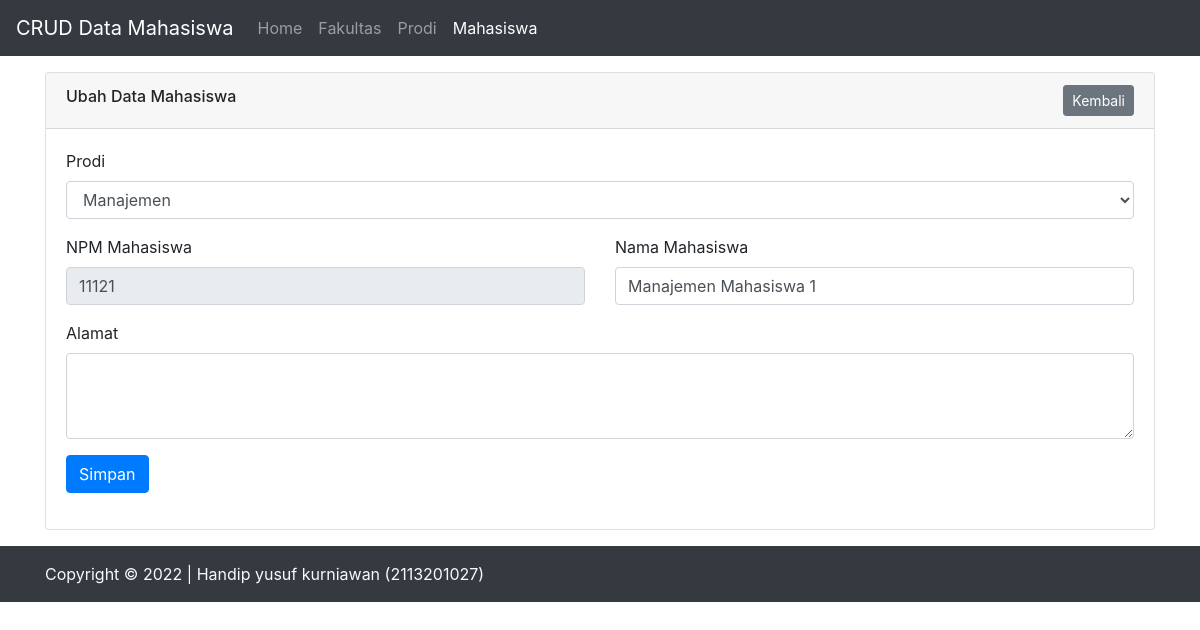
/mahasiswa-form.php?edit=11121 (signed in), run on an earlier commit of the app's database.
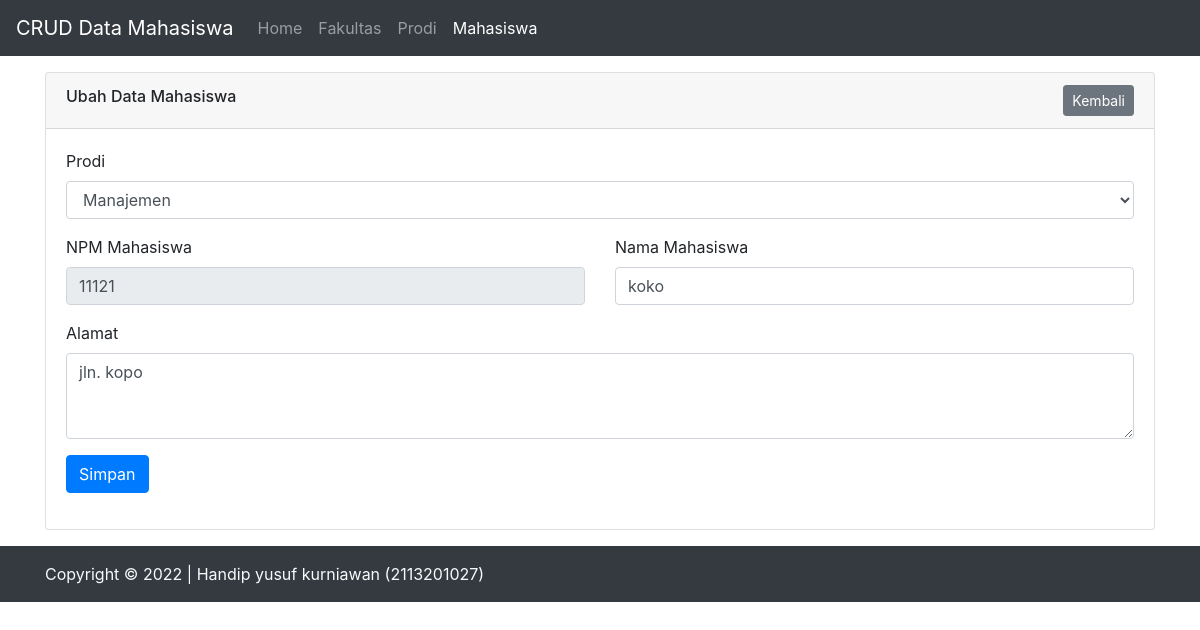
And on a later commit of the database.
### tables this page shows
CREATE TABLE `mahasiswa` (
  `npm` varchar(255) NOT NULL,
  `prodi_id` int(11) NOT NULL,
  `nama` varchar(255) NOT NULL,
  `alamat` text NOT NULL
);

### mahasiswa-form.php (the view, shortened to what this page needs)
<?php
require './config/koneksi.php';
$npm = '';
$nama = '';
$alamat = '';
$prodi = '';
$title = 'Tambah';
if (isset($_GET['edit'])) {
  $npm = $_GET['edit'];
  $title = 'Ubah';
  $result = mysqli_query($conn, "SELECT * FROM mahasiswa WHERE npm='$npm'");
  $data = mysqli_fetch_assoc($result);
  if ($data) {
    $nama = $data['nama'];
    $alamat = $data['alamat'];
    $prodi = $data['prodi_id'];
  }
}
?>
<html lang="id">
<head>
  <link rel="stylesheet" href="./bootstrap/css/bootstrap.min.css">
</head>
<body>
  <nav class="navbar navbar-expand-lg navbar-dark bg-dark">
    <a class="navbar-brand" href="#">CRUD Data Mahasiswa</a>
    <div class="collapse navbar-collapse" id="navbarSupportedContent">
      <ul class="navbar-nav mr-auto">
        <li class="nav-item">
          <a class="nav-link" href="./index.php">Home</a>
        </li>
        <li class="nav-item">
          <a class="nav-link" href="./fakultas.php">Fakultas</a>
        </li>
        <li class="nav-item">
          <a class="nav-link" href="./prodi.php">Prodi</a>
        </li>
        <li class="nav-item">
          <a class="nav-link active" href="./mahasiswa.php">Mahasiswa</a>
        </li>
      </ul>
    </div>
  </nav>
  <main class="container">
    <div class="card shadow mt-3">
      <div class="card-header">
        <div class="d-flex justify-content-between align-items-center">
          <label class="h6"><?= $title ?> Data Mahasiswa</label>
          <a href="./mahasiswa.php" class="btn btn-sm btn-secondary">Kembali</a>
        </div>
      </div>
      <div class="card-body">
        <form method="POST">
          <div class="form-group">
            <label for="prodi">Prodi</label>
            <select class="form-control" name="prodi" id="prodi">
              <?php
              $result = mysqli_query($conn, "SELECT * FROM prodi");
              while ($row = mysqli_fetch_assoc($result)) {
                $selected = $row['id'] == $prodi ? 'selected' : '';
                echo "<option value='{$row['id']}' {$selected}>{$row['nama']}</option>";
              }
              ?>
            </select>
          </div>
          <div class="row">
            <div class="col-md-6">
              <div class="form-group">
                <label for="npm">NPM Mahasiswa</label>
                <input type="number" <?= isset($_GET['edit']) ? 'readonly' : '' ?> class="form-control" name="npm" id="npm" value="<?= $npm ?>" placeholder="NPM Mahasiswa" required>
              </div>
            </div>
            <div class="col-md-6">
              <div class="form-group">
                <label for="nama">Nama Mahasiswa</label>
                <input type="text" class="form-control" name="nama" id="nama" value="<?= $nama ?>" placeholder="Nama Mahasiswa" required>
              </div>
            </div>
          </div>
          <div class="form-group">
            <label for="alamat">Alamat</label>
            <textarea class="form-control" name="alamat" id="alamat" rows="3"><?= $alamat ?></textarea>
          </div>
          <button type="submit" name="submit" class="btn btn-primary" title="Simpan data">Simpan</button>
        </form>
      </div>
    </div>
  </main>
  <div class="footer bg-dark text-light py-3 mt-3">
    <div class="container">
      <p class="m-0">Copyright &copy 2022 | Handip yusuf kurniawan (2113201027)</p>
    </div>
  </div>
</body>
</html>

What changed in the data, as far as the page shows it:
changed mahasiswa: nama "Manajemen Mahasiswa 1" → "koko"; alamat (not shown) → "jln. kopo"
